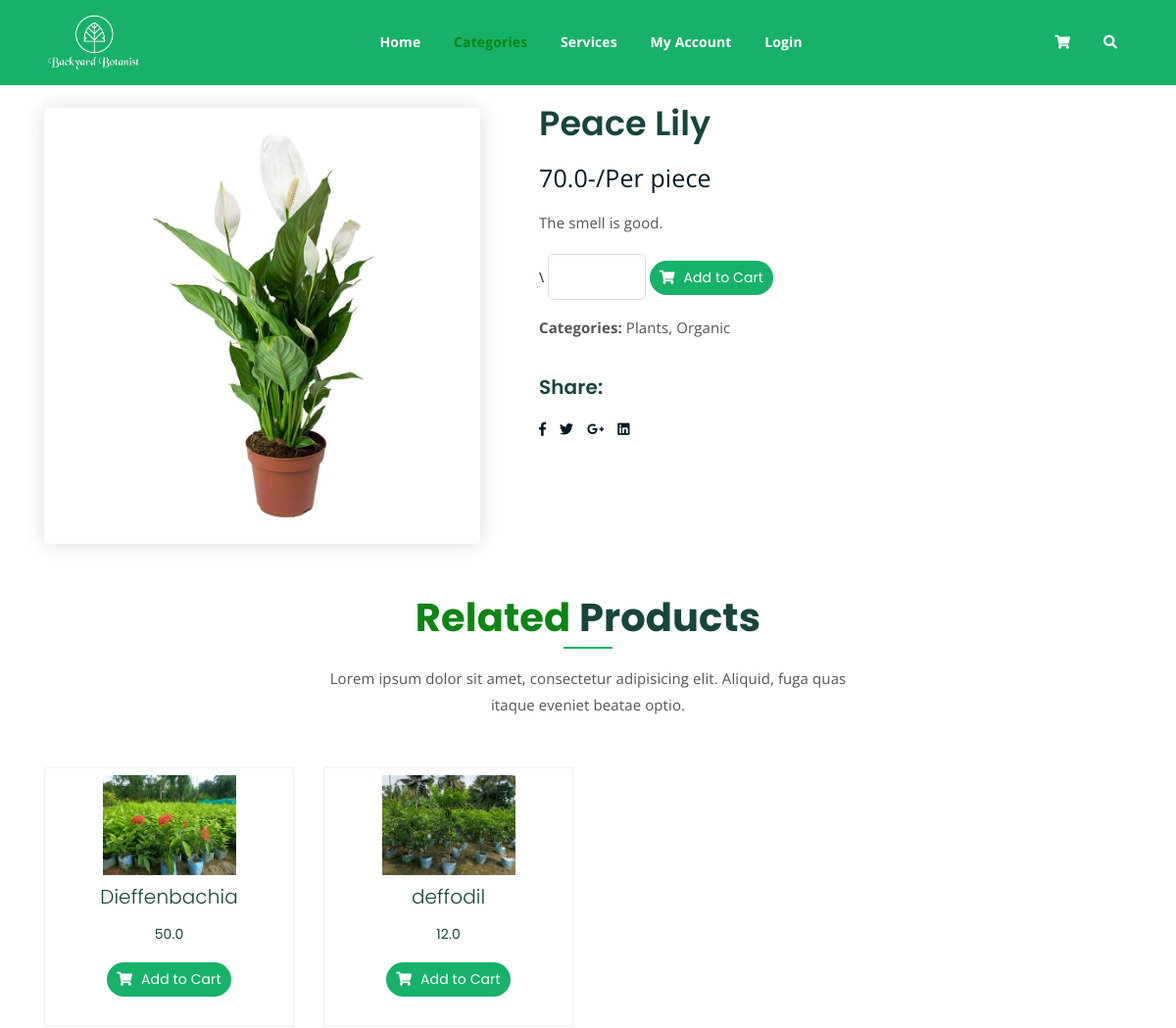
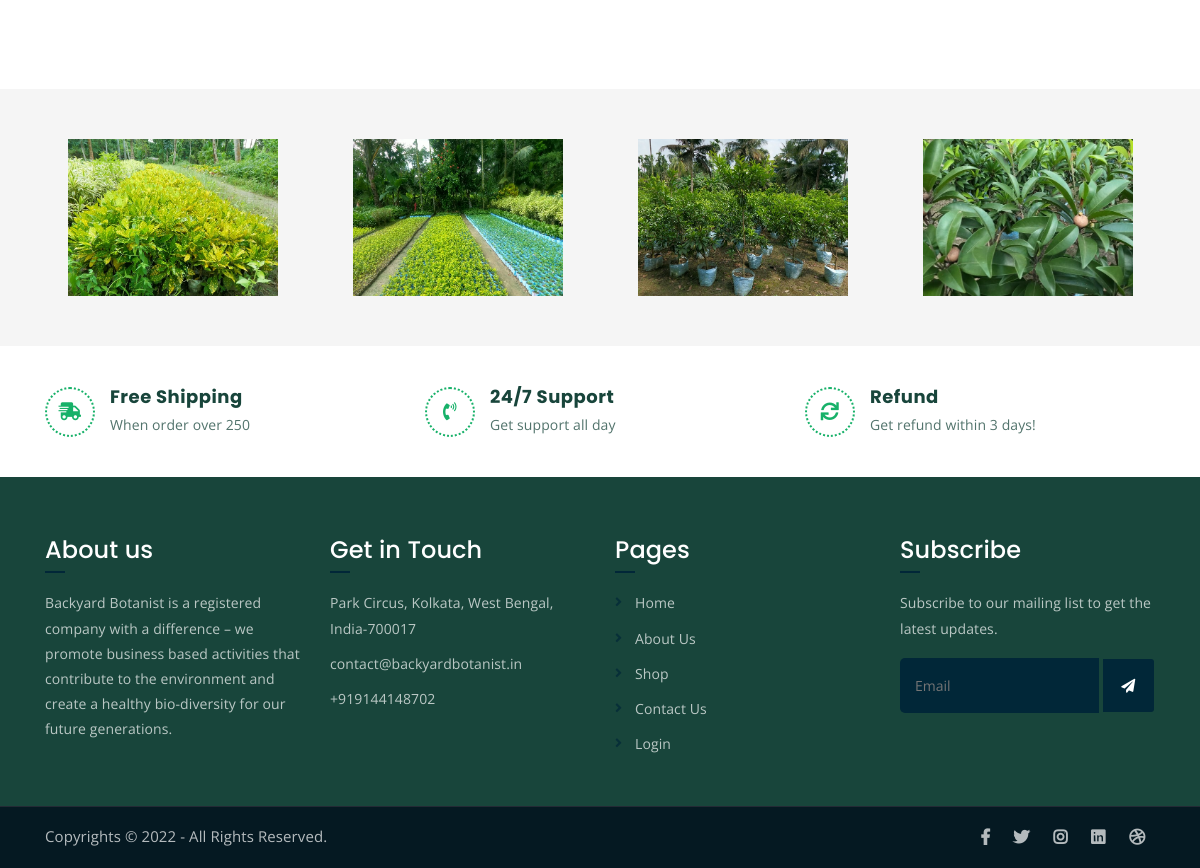
/singleproduct/4, run on the app's committed database (2 pictures, top to bottom).
### accounts/models.py (models this page shows, shortened)
class Product(models.Model):
    name=models.CharField(max_length=150)
    price=models.FloatField()
    Description=models.TextField()
    choices=(('Indoor Plant','indoor plant'),('Native plant','native plant'),('Pots','pots'),('Fertilizer','fertilizer'))
    image=models.ImageField()
    categories=models.CharField(max_length=200,choices=choices)
    relatedproduct=models.ManyToManyField('self',blank=True,null=True)

### accounts/views.py (the view)
# urls.py: path('singleproduct/<str:pk>',views.singleProduct),
def singleProduct(request,pk):
    product=Product.objects.get(id=pk)
    relatedproducts=product.relatedproduct.all()
    return render(request,'single-product.html',{'product':product,'relatedproducts':relatedproducts})

### accounts/templates/single-product.html (shortened to what this page needs)
{% load static %}
<!DOCTYPE html>
<html lang="en">
<head>
	<link rel="stylesheet" href="{% static 'assets/css/all.min.css' %}">
	<link rel="stylesheet" href="{% static 'assets/bootstrap/css/bootstrap.min.css' %}">
	<link rel="stylesheet" href="{% static 'assets/css/owl.carousel.css' %}">
	<link rel="stylesheet" href="{% static 'assets/css/magnific-popup.css' %}">
	<link rel="stylesheet" href="{% static 'assets/css/animate.css' %}">
	<link rel="stylesheet" href="{% static 'assets/css/meanmenu.min.css' %}">
	<link rel="stylesheet" href="{% static 'assets/css/main.css' %}">
	<link rel="stylesheet" href="{% static 'assets/css/responsive.css' %}">
</head>
<body>
	<div class="top-header-area shop-sticky" id="sticker">
		<div class="container">
			<div class="row">
				<div class="col-lg-12 col-sm-12 text-center">
					<div class="main-menu-wrap">
						<div class="site-logo">
							<a href="/">
								<img src="assets/img/logo_sample.png" alt="">
							</a>
						</div>
						<nav class="main-menu">
							<ul>
								<li><a href="/">Home</a></li>
								<li class="current-list-item"><a href="#">Categories</a>
								</li>
								<li><a href="/shop/">Services</a></li>
								<li><a href="/shop/">My Account</a></li>
								<li><a href="#">Login</a></li>
								<li>
									<div class="header-icons">
										<a class="shopping-cart" href="/cart"><i class="fas fa-shopping-cart"></i></a>
										<a class="mobile-hide search-bar-icon" href="#"><i class="fas fa-search"></i></a>
									</div>
								</li>
							</ul>
						</nav>
					</div>
				</div>
			</div>
		</div>
	</div>
	<div class="single-product mt-150 mb-150 sing">
		<div class="container">
			<div class="row">
				<div class="col-md-5">
					<div class="single-product-img">
						<img src="{{product.image.url}}" alt="">
					</div>
				</div>
				<div class="col-md-7">
					<div class="single-product-content">
						<h3>{{product.name}}</h3>
						<p class="single-product-pricing">{{product.price}}-/Per piece</p>
						<p>{{product.Description}}</p>
						<div class="single-product-form" >
							<form action="/addtocart/" method="POST" id="singleProductForm">\
								<input type="number" name="quantity" required  min=1>
								<a  class="cart-btn" onclick="document.getElementById('singleProductForm').submit();"><i class="fas fa-shopping-cart" ></i> Add to Cart</a>
							</form>
							<p><strong>Categories: </strong>Plants, Organic</p>
						</div>
						<h4>Share:</h4>
						<ul class="product-share">
							<li><a href=""><i class="fab fa-facebook-f"></i></a></li>
							<li><a href=""><i class="fab fa-twitter"></i></a></li>
							<li><a href=""><i class="fab fa-google-plus-g"></i></a></li>
							<li><a href=""><i class="fab fa-linkedin"></i></a></li>
						</ul>
					</div>
				</div>
			</div>
		</div>
	</div>
	<div class="more-products mb-150">
		<div class="container">
			<div class="row">
				<div class="col-lg-8 offset-lg-2 text-center">
					<div class="section-title">
						<h3><span class="orange-text">Related</span> Products</h3>
						<p>Lorem ipsum dolor sit amet, consectetur adipisicing elit. Aliquid, fuga quas itaque eveniet beatae optio.</p>
					</div>
				</div>
			</div>
			<div class="row">
				{% for product in relatedproducts %}
					<div class="col-lg-3 col-md-6 text-center strawberry">
						<div class="product">
							<div class="overlay img-prod">
								<a href="/singleproduct/{{product.id}}"><img src="{{product.image.url}}" alt=""></a>
							</div>
							<h3>{{product.name}}</h3>
							<p class="product-price">{{product.price}}</p>
							<a href="/singleproduct/{{product.id}}" class="cart-btn"><i class="fas fa-shopping-cart"></i> Add to Cart</a>
						</div>
					</div>
				{% endfor %}
			</div>
		</div>
	</div>
	<div class="logo-carousel-section">
		<div class="container">
			<div class="row">
				<div class="col-lg-12">
					<div class="logo-carousel-inner">
						<div class="single-logo-item">
							<img src="assets/img/company-logos/7.jpg" alt="">
						</div>
						<div class="single-logo-item">
							<img src="assets/img/company-logos/6.jpg" alt="">
						</div>
						<div class="single-logo-item">
							<img src="assets/img/company-logos/8.jpg" alt="">
						</div>
						<div class="single-logo-item">
							<img src="assets/img/company-logos/9.jpg" alt="">
						</div>
					</div>
				</div>
			</div>
		</div>
	</div>
	<div class="list-section pt-80 pb-80">
		<div class="container">
			<div class="row">
				<div class="col-lg-4 col-md-6 mb-4 mb-lg-0">
					<div class="list-box d-flex align-items-center">
						<div class="list-icon">
							<i class="fas fa-shipping-fast"></i>
						</div>
						<div class="content">
							<h3>Free Shipping</h3>
							<p>When order over 250</p>
						</div>
					</div>
				</div>
				<div class="col-lg-4 col-md-6 mb-4 mb-lg-0">
					<div class="list-box d-flex align-items-center">
						<div class="list-icon">
							<i class="fas fa-phone-volume"></i>
						</div>
						<div class="content">
							<h3>24/7 Support</h3>
							<p>Get support all day</p>
						</div>
					</div>
				</div>
				<div class="col-lg-4 col-md-6">
					<div class="list-box d-flex justify-content-start align-items-center">
						<div class="list-icon">
							<i class="fas fa-sync"></i>
						</div>
						<div class="content">
							<h3>Refund</h3>
							<p>Get refund within 3 days!</p>
						</div>
					</div>
				</div>
			</div>
		</div>
	</div>
	<div class="footer-area">
		<div class="container">
			<div class="row">
				<div class="col-lg-3 col-md-6">
					<div class="footer-box about-widget">
						<h2 class="widget-title">About us</h2>
						<p>Backyard Botanist is a registered company with a difference – we promote business based activities that contribute to the environment and create a healthy bio-diversity for our future generations.</p>
					</div>
				</div>
				<div class="col-lg-3 col-md-6">
					<div class="footer-box get-in-touch">
						<h2 class="widget-title">Get in Touch</h2>
						<ul>
							<li>Park Circus, Kolkata, West Bengal, India-700017</li>
							<li>contact@backyardbotanist.in</li>
							<li>+919144148702</li>
						</ul>
					</div>
				</div>
				<div class="col-lg-3 col-md-6">
					<div class="footer-box pages">
						<h2 class="widget-title">Pages</h2>
						<ul>
							<li><a href="index.html">Home</a></li>
							<li><a href="#">About Us</a></li>
							<li><a href="/shop/">Shop</a></li>
							<li><a href="#">Contact Us</a></li>
							<li><a href="#">Login</a></li>
						</ul>
					</div>
				</div>
				<div class="col-lg-3 col-md-6">
					<div class="footer-box subscribe">
						<h2 class="widget-title">Subscribe</h2>
						<p>Subscribe to our mailing list to get the latest updates.</p>
						<form action="#.html">
							<input type="email" placeholder="Email">
							<button type="submit"><i class="fas fa-paper-plane"></i></button>
						</form>
					</div>
				</div>
			</div>
		</div>
	</div>
	<div class="copyright">
		<div class="container">
			<div class="row">
				<div class="col-lg-6 col-md-12">
					<p>Copyrights &copy; 2022 - All Rights Reserved.</p>
				</div>
				<div class="col-lg-6 text-right col-md-12">
					<div class="social-icons">
						<ul>
							<li><a href="#" target="_blank"><i class="fab fa-facebook-f"></i></a></li>
							<li><a href="#" target="_blank"><i class="fab fa-twitter"></i></a></li>
							<li><a href="#" target="_blank"><i class="fab fa-instagram"></i></a></li>
							<li><a href="#" target="_blank"><i class="fab fa-linkedin"></i></a></li>
							<li><a href="#" target="_blank"><i class="fab fa-dribbble"></i></a></li>
						</ul>
					</div>
				</div>
			</div>
		</div>
	</div>
</body>
</html>

### data on the page
Product: image (picture), name "Peace Lily", price "70.0", Description "The smell is good."
Product: image (picture), name "Dieffenbachia", price "50.0"
Product: image (picture), name "deffodil", price "12.0"
